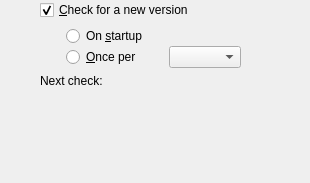
<ui version="4.0" >
 <comment>
 VBox frontends: Qt4 GUI ("VirtualBox"):

 Copyright (C) 2008 Sun Microsystems, Inc.

 This file is part of VirtualBox Open Source Edition (OSE), as
 available from http://www.virtualbox.org. This file is free software;
 you can redistribute it and/or modify it under the terms of the GNU
 General Public License (GPL) as published by the Free Software
 Foundation, in version 2 as it comes in the "COPYING" file of the
 VirtualBox OSE distribution. VirtualBox OSE is distributed in the
 hope that it will be useful, but WITHOUT ANY WARRANTY of any kind.

 Please contact Sun Microsystems, Inc., 4150 Network Circle, Santa
 Clara, CA 95054 USA or visit http://www.sun.com if you need
 additional information or have any questions.
 </comment>
 <class>VBoxGLSettingsUpdate</class>
 <widget class="QWidget" name="VBoxGLSettingsUpdate" >
  <property name="geometry" >
   <rect>
    <x>0</x>
    <y>0</y>
    <width>310</width>
    <height>183</height>
   </rect>
  </property>
  <layout class="QGridLayout" >
   <property name="leftMargin" >
    <number>0</number>
   </property>
   <property name="topMargin" >
    <number>0</number>
   </property>
   <property name="rightMargin" >
    <number>0</number>
   </property>
   <property name="bottomMargin" >
    <number>0</number>
   </property>
   <item row="0" column="1" colspan="2" >
    <widget class="QCheckBox" name="mGbCheck" >
     <property name="text" >
      <string>&amp;Check for a new version</string>
     </property>
     <property name="checked" >
      <bool>true</bool>
     </property>
    </widget>
   </item>
   <item row="1" column="0" >
    <spacer>
     <property name="orientation" >
      <enum>Qt::Horizontal</enum>
     </property>
     <property name="sizeType" >
      <enum>QSizePolicy::Fixed</enum>
     </property>
     <property name="sizeHint" >
      <size>
       <width>40</width>
       <height>20</height>
      </size>
     </property>
    </spacer>
   </item>
   <item row="1" column="1" >
    <spacer>
     <property name="orientation" >
      <enum>Qt::Horizontal</enum>
     </property>
     <property name="sizeType" >
      <enum>QSizePolicy::Fixed</enum>
     </property>
     <property name="sizeHint" >
      <size>
       <width>20</width>
       <height>40</height>
      </size>
     </property>
    </spacer>
   </item>
   <item row="1" column="2" >
    <widget class="QWidget" native="1" name="mGbCheckContent" >
     <layout class="QGridLayout" >
      <property name="leftMargin" >
       <number>0</number>
      </property>
      <property name="topMargin" >
       <number>0</number>
      </property>
      <property name="rightMargin" >
       <number>0</number>
      </property>
      <property name="bottomMargin" >
       <number>0</number>
      </property>
      <property name="verticalSpacing" >
       <number>0</number>
      </property>
      <item row="0" column="0" >
       <widget class="QRadioButton" name="mRbAuto" >
        <property name="text" >
         <string>On &amp;startup</string>
        </property>
       </widget>
      </item>
      <item row="1" column="0" >
       <widget class="QRadioButton" name="mRbOncePer" >
        <property name="text" >
         <string>&amp;Once per</string>
        </property>
       </widget>
      </item>
      <item row="1" column="1" >
       <layout class="QHBoxLayout" >
        <property name="spacing" >
         <number>0</number>
        </property>
        <item>
         <spacer>
          <property name="orientation" >
           <enum>Qt::Horizontal</enum>
          </property>
          <property name="sizeType" >
           <enum>QSizePolicy::Fixed</enum>
          </property>
          <property name="sizeHint" >
           <size>
            <width>16</width>
            <height>16</height>
           </size>
          </property>
         </spacer>
        </item>
        <item>
         <widget class="QComboBox" name="mCbOncePer" />
        </item>
        <item>
         <spacer>
          <property name="orientation" >
           <enum>Qt::Horizontal</enum>
          </property>
          <property name="sizeHint" >
           <size>
            <width>0</width>
            <height>16</height>
           </size>
          </property>
         </spacer>
        </item>
       </layout>
      </item>
     </layout>
    </widget>
   </item>
   <item row="2" column="1" colspan="2" >
    <layout class="QHBoxLayout" >
     <property name="spacing" >
      <number>10</number>
     </property>
     <item>
      <widget class="QLabel" name="mLbDate" >
       <property name="sizePolicy" >
        <sizepolicy vsizetype="Preferred" hsizetype="Preferred" >
         <horstretch>0</horstretch>
         <verstretch>0</verstretch>
        </sizepolicy>
       </property>
       <property name="text" >
        <string>Next check:</string>
       </property>
      </widget>
     </item>
     <item>
      <widget class="QLabel" name="mTxDate" >
       <property name="sizePolicy" >
        <sizepolicy vsizetype="Preferred" hsizetype="Expanding" >
         <horstretch>0</horstretch>
         <verstretch>0</verstretch>
        </sizepolicy>
       </property>
      </widget>
     </item>
    </layout>
   </item>
   <item row="3" column="2" >
    <spacer>
     <property name="orientation" >
      <enum>Qt::Vertical</enum>
     </property>
     <property name="sizeHint" >
      <size>
       <width>20</width>
       <height>40</height>
      </size>
     </property>
    </spacer>
   </item>
  </layout>
 </widget>
 <resources/>
 <connections/>
</ui>
